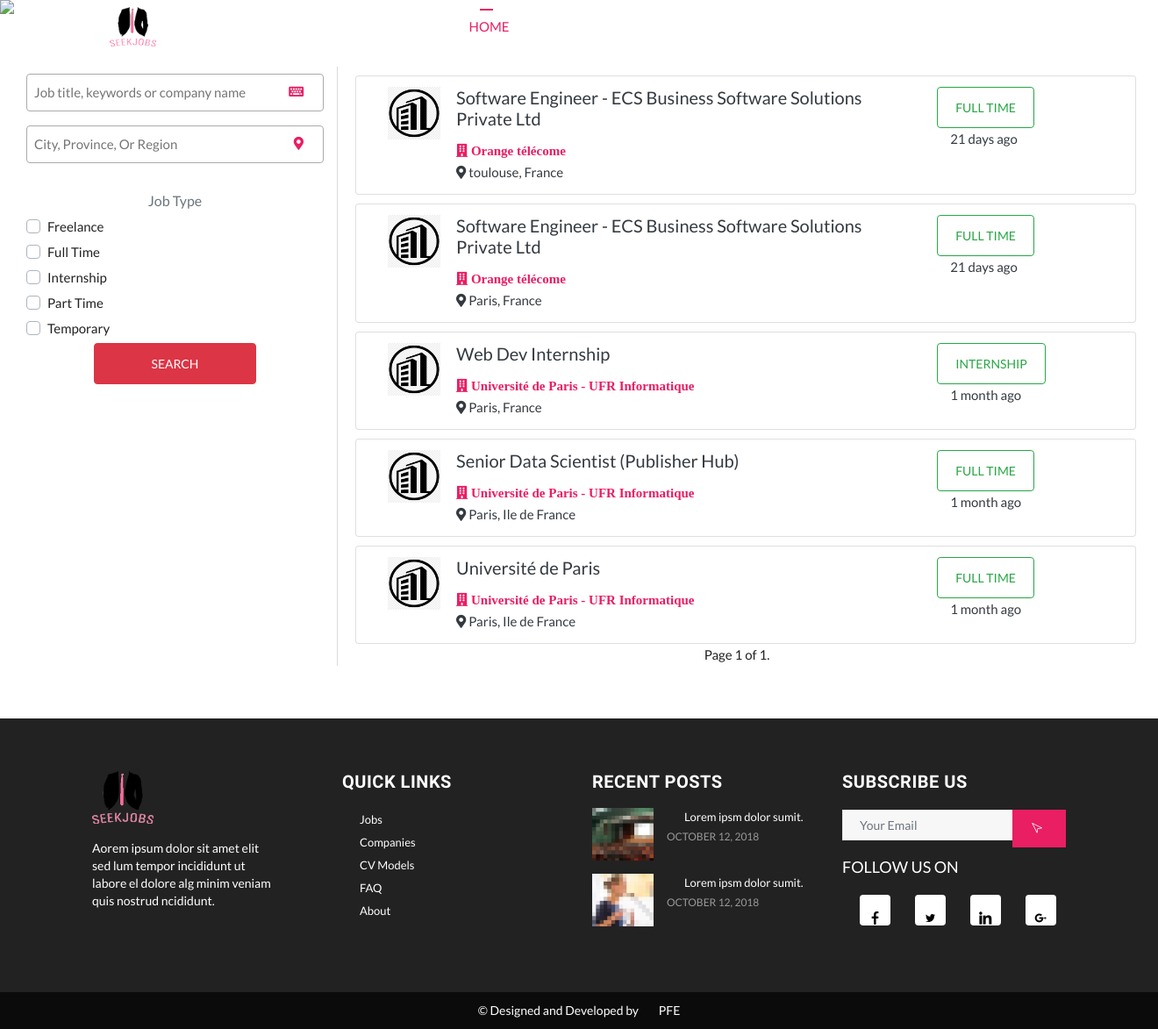
Page /jobs on the committed database.
### SEEKJOBSPLATFORM/models.py (models this page shows, shortened)
class Jobs(models.Model):
    id = models.AutoField(primary_key=True)
    job_title = models.CharField(max_length=200)
    job_published = models.DateTimeField('Date published', default=datetime.now)
    job_description = models.TextField()
    job_company = models.ForeignKey(company, on_delete=models.CASCADE)
    job_location = models.CharField(max_length=50)
    job_experience = models.IntegerField()
    job_education = models.CharField(max_length=20)
    job_type = models.CharField(max_length=20, default='Full time')
    views = models.IntegerField(default=0)
    job_skills = models.TextField(blank=True)
    job_education_extracted = models.TextField(blank=True, default='')
    job_experience_extracted = models.TextField(blank=True, default='')
    job_skills_extracted = models.TextField(blank=True, default='')
    def company(self):
        return str(self.job_company.company_name)
    def whenpublished(self):
        diff = datetime.now(timezone.utc) - self.job_published
        if diff.days == 0 and 0 <= diff.seconds < 60:
            seconds = diff.seconds
            if seconds == 1:
                return str(seconds) + "second ago"
            else:
                return str(seconds) + " seconds ago"
        if diff.days == 0 and 60 <= diff.seconds < 3600:
            minutes = math.floor(diff.seconds / 60)
            if minutes == 1:
                return str(minutes) + " minute ago"
            else:
                return str(minutes) + " minutes ago"
        if diff.days == 0 and 3600 <= diff.seconds < 86400:
            hours = math.floor(diff.seconds / 3600)
            if hours == 1:
                return str(hours) + " hour ago"
            else:
                return str(hours) + " hours ago"
        if 1 <= diff.days < 30:
            days = diff.days
            if days == 1:
                return str(days) + " day ago"
            else:
                return str(days) + " days ago"
        if 30 <= diff.days < 365:
            months = math.floor(diff.days / 30)
            if months == 1:
                return str(months) + " month ago"
            else:
                return str(months) + " months ago"
    def type(self):
        if self.job_type == 'Full':
            return 'Full Time'
        if self.job_type == 'Freelance':
            return 'Freelance'
        if self.job_type == 'Part':
            return 'Part Time'
        else:
            return self.job_type

class company(models.Model):
    id = models.AutoField(primary_key=True)
    company_name = models.CharField(max_length=100, unique=True)
    profile_description = models.TextField()
    establishment_date = models.DateField(default=datetime.now)
    company_website_url = models.CharField(max_length=100)
    company_logo = models.ImageField(upload_to='company_logos/')
    company_location = models.CharField(max_length=150, blank=True)
    company_tagline = models.CharField(max_length=250, blank=True)
    company_linkedin = models.CharField(max_length=200, blank=True)
    company_email = models.CharField(max_length=100, blank=True)
    company_phone = models.CharField(max_length=15, blank=True)

### SEEKJOBSPLATFORM/views.py (the view)
# urls.py: path('jobs', views.jobs, name='jobs'),
def jobs(request):
    candidate = True
    if recruiter.objects.filter(user_id=request.user.id).exists():
        candidate = False
    jobs_list = Jobs.objects.all().order_by("-id")
    paginator = Paginator(jobs_list, 8)  # Show 25 contacts per page
    page = request.GET.get('page')
    jobs = paginator.get_page(page)
    return render(request=request, template_name='SEEKJOBSPLATFORM/jobs.html', context={'jobs': jobs, 'candidate': candidate})

### SEEKJOBSPLATFORM/templates/SEEKJOBSPLATFORM/jobs.html (shortened to what this page needs)
<!DOCTYPE html>
{% load static %}
<html lang="en">
<head>
    <link rel="stylesheet" type="text/css" href="{% static '/css/bootstrap.min.css' %}">
    <link rel="stylesheet" type="text/css" href="{% static '/fonts/line-icons.css' %}">
    <link rel="stylesheet" type="text/css" href="{% static '/css/slicknav.css' %}">
    <link rel="stylesheet" type="text/css" href="{% static '/css/nivo-lightbox.css' %}">
    <link rel="stylesheet" type="text/css" href="{% static '/css/animate.css' %}">
    <link rel="stylesheet" type="text/css" href="{% static '/css/main.css' %}">
    <link rel="stylesheet" type="text/css" href="{% static '/css/responsive.css' %}">
    <link href="{% static '/css/fontawesome/css/all.css' %}" rel="stylesheet" type="text/css">
    <link href="{% static '/css/fontawesome/css/fontawesome.css' %}" rel="stylesheet" type="text/css">
</head>
<body>
<header id="header-wrap">
    <nav class="navbar navbar-expand-lg fixed-top scrolling-navbar">
        <div class="container">
            <div class="navbar-header">
                <a href="{% url 'SEEKJOBSPLATFORM:homepage' %}" class="navbar-brand"><img src="{% static '/img/logo.png' %}"
                                                                              alt="EWORK"></a></div>
            <div class="collapse navbar-collapse" id="main-navbar">
                <ul class="navbar-nav mr-auto w-100 justify-content-end">
                    <li class="nav-item active"><a class="nav-link" href="{% url 'SEEKJOBSPLATFORM:homepage' %}"> Home </a></li>
                    <li class="nav-item"><a class="nav-link" href="{% url 'SEEKJOBSPLATFORM:jobs' %}"> jobs </a></li>
                    <li class="nav-item"><a class="nav-link" href="{% url 'SEEKJOBSPLATFORM:companies' %}"> companies </a></li>
                    {% if candidate %}
                        <li class="nav-item"><a class="nav-link" href="{% url 'SEEKJOBSPLATFORM:recommendations' %}">
                            recommendations </a>
                        </li>
                    {% else %}
                        <li class="nav-item"><a class="nav-link nav-btn" href="{% url 'SEEKJOBSPLATFORM:post-a-job' %}"><i class="fas fa-plus-circle"></i>post a job </a></li>
                    {% endif %}
                    {% if request.user.is_anonymous %}
                        <li class="nav-item"><a class="nav-link" href="{% url 'SEEKJOBSPLATFORM:register' %}"> <i class="fa fa-key"></i>register
                        </a>
                        </li>
                    {% endif %}
                    {% if not request.user.is_anonymous %}
                        <li class="nav-item"><a class="nav-link" href="{% url 'SEEKJOBSPLATFORM:resume' request.user.username %}"> <i class="fa fa-user-tie"> </i>
                             Profile </a>
                        </li>
                        <li class="nav-item"><a class="nav-link" href="{% url 'SEEKJOBSPLATFORM:logout' %}"> <i class="fa fa-sign-out-alt"></i>
                            Logout </a>
                        </li>
                    {% else %}
                        <li class="nav-item"><a class="nav-link" href="{% url 'SEEKJOBSPLATFORM:login' %}"> <i class="fa fa-sign-in-alt"></i> Login
                        </a>
                        </li>
                    {% endif %}
                </ul>
            </div>
        </div>
    </nav>
    <div id="main-slide" class="carousel slide" data-ride="carousel">
        <div class="carousel-inner slide-h ">
            <div class="carousel-item active  "><img class="d-md-block w-100 "
                                                     src="{% static '/img/slider/slide1.jpg' %}">
            </div>
        </div>
    </div>
</header>
<section class="section-padding">
    <div class="container job-list">
        <div class="filters col-md-4" style="border-right: 1px solid #dadada">
            <form class="w-100" method="post" action="" enctype="multipart/form-data">
                <div class="inputWithIcon">
                    <input type="text" placeholder="Job title, keywords or company name" name="title">
                    <i class="fas fa-keyboard"></i></div>
                <div class="inputWithIcon">
                    <input type="text" placeholder="City, Province, Or Region" name="region">
                    <i class="fas fa-map-marker-alt"></i></div>
                <br>
                <h6 class="text-center text-muted"> Job Type </h6>
                <div class="custom-control custom-checkbox my-1 mr-sm-2">
                    <label class="custom-control-label" for="freelance">Freelance</label>
                </div>
                <div class="custom-control custom-checkbox my-1 mr-sm-2">
                    <label class="custom-control-label" for="fulltime">Full Time</label>
                </div>
                <div class="custom-control custom-checkbox my-1 mr-sm-2">
                    <label class="custom-control-label" for="internship">Internship</label>
                </div>
                <div class="custom-control custom-checkbox my-1 mr-sm-2">
                    <label class="custom-control-label" for="parttime">Part Time</label>
                </div>
                <div class="custom-control custom-checkbox my-1 mr-sm-2">
                    <label class="custom-control-label" for="temporary">Temporary</label>
                </div>
                <div class="justify-content-around row">
                    <button type="submit" class="btn btn-large btn-danger w-50"> Search</button>
                </div>
            </form>
        </div>
        <div class="list-group col-10">
            {% for job in jobs %}
                <a href="job/{{ job.id }}">
                    <div class="card list-group-item list-group-item-action">
                        <div class="text-dark align-content-lg-start">
                            <div class="job-post col ">
                                <img src="{% static '/img/test-logo.png' %}">
                                <div class="col-md-8">
                                    <h5 class="card-title">{{ job.job_title }}</h5>
                                    <span class="company"><i
                                            class="fas fa-building"> {{ job.job_company.company_name }}</i>   </span>
                                    <br>
                                    <span><i class="fas fa-map-marker-alt"></i> {{ job.job_location }}</span>
                                </div>
                                <div class="col-3">
                                    <div class="job-type">
                                        <button type="button" class="btn btn-outline-success"> {{ job.type }}</button>
                                    </div>
                                    <span class="col">{{ job.whenpublished }}</span>
                                </div>
                            </div>
                        </div>
                    </div>
                </a>
            {% endfor %}
            <div class="pagination justify-content-center">
                <span class="step-links">
                    <span class="current">
                        Page {{ jobs.number }} of {{ jobs.paginator.num_pages }}.
                    </span>
                </span>
            </div>
        </div>
    </div>
</section>
<footer class="footer-area section-padding">
    <div class="container">
        <div class="row">
            <div class="col-md-6 col-lg-3 col-sm-6 col-xs-12 wow fadeInUp" data-wow-delay="0.2s">
                <h3><img src="{% static '/img/logo.png' %}" alt=""></h3>
                <p> Aorem ipsum dolor sit amet elit sed lum tempor incididunt ut labore el dolore alg minim veniam quis
                    nostrud ncididunt. </p>
            </div>
            <div class="col-md-6 col-lg-3 col-sm-6 col-xs-12 wow fadeInUp" data-wow-delay="0.4s">
                <h3>QUICK LINKS</h3>
                <ul>
                    <li><a href="#">Jobs</a></li>
                    <li><a href="#">Companies</a></li>
                    <li><a href="#">CV Models</a></li>
                    <li><a href="#">FAQ</a></li>
                    <li><a href="#">About</a></li>
                </ul>
            </div>
            <div class="col-md-6 col-lg-3 col-sm-6 col-xs-12 wow fadeInUp" data-wow-delay="0.6s">
                <h3>RECENT POSTS</h3>
                <ul class="image-list">
                    <li>
                        <figure class="overlay"><img class="img-fluid" src="{% static '/img/art/a1.jpg' %}" alt="">
                        </figure>
                        <div class="post-content">
                            <h6 class="post-title"><a href="">Lorem ipsm dolor sumit.</a></h6>
                            <div class="meta"><span class="date">October 12, 2018</span></div>
                        </div>
                    </li>
                    <li>
                        <figure class="overlay"><img class="img-fluid" src="{% static '/img/art/a2.jpg' %}" alt="">
                        </figure>
                        <div class="post-content">
                            <h6 class="post-title"><a href="">Lorem ipsm dolor sumit.</a></h6>
                            <div class="meta"><span class="date">October 12, 2018</span></div>
                        </div>
                    </li>
                </ul>
            </div>
            <div class="col-md-6 col-lg-3 col-sm-6 col-xs-12 wow fadeInUp" data-wow-delay="0.8s">
                <h3>SUBSCRIBE US</h3>
                <div class="widget">
                    <div class="newsletter-wrapper">
                        <form method="post" id="subscribe-form" name="subscribe-form" class="validate">
                            <div class="form-group is-empty">
                                <input type="email" value="" name="Email" class="form-control" id="EMAIL"
                                       placeholder="Your email" required="">
                                <button type="submit" name="subscribe" id="subscribes" class="btn btn-common sub-btn"><i
                                        class="lni-pointer"></i></button>
                            </div>
                        </form>
                    </div>
                </div>
                <div class="widget">
                    <h5 class="widget-title">FOLLOW US ON</h5>
                    <ul class="footer-social">
                        <li><a class="facebook" href="#"><i class="lni-facebook-filled"></i></a></li>
                        <li><a class="twitter" href="#"><i class="lni-twitter-filled"></i></a></li>
                        <li><a class="linkedin" href="#"><i class="lni-linkedin-filled"></i></a></li>
                        <li><a class="google-plus" href="#"><i class="lni-google-plus"></i></a></li>
                    </ul>
                </div>
            </div>
        </div>
    </div>
</footer>
<div id="copyright">
    <div class="container">
        <div class="row">
            <div class="col-md-12">
                <div class="site-info">
                    <p>© Designed and Developed by <a href="#" rel="nofollow">PFE</a></p>
                </div>
            </div>
        </div>
    </div>
</div>
</body>
</html>

### static/css/responsive.css (style rules this page uses)
@media (min-width: 992px) and (max-width: 1366px) { .navbar-expand-lg .navbar-nav .nav-link { padding: 0 10px; } }

### rows in the picture
Jobs: job_title "Software Engineer - ECS Business Software Solutions Private Ltd", job_company.company_name "Orange télécome", job_location "toulouse, France", type "FULL TIME", whenpublished "21 days ago"
Jobs: job_title "Software Engineer - ECS Business Software Solutions Private Ltd", job_company.company_name "Orange télécome", job_location "Paris, France", type "FULL TIME", whenpublished "21 days ago"
Jobs: job_title "Web Dev Internship", job_company.company_name "Université de Paris - UFR Informatique", job_location "Paris, France", type "INTERNSHIP", whenpublished "1 month ago"
Jobs: job_title "Senior Data Scientist (Publisher Hub)", job_company.company_name "Université de Paris - UFR Informatique", job_location "Paris, Ile de France", type "FULL TIME", whenpublished "1 month ago"
Jobs: job_title "Université de Paris", job_company.company_name "Université de Paris - UFR Informatique", job_location "Paris, Ile de France", type "FULL TIME", whenpublished "1 month ago"

### other values in the picture
{{ jobs.number }} "1"
{{ jobs.paginator.num_pages }} "1"
